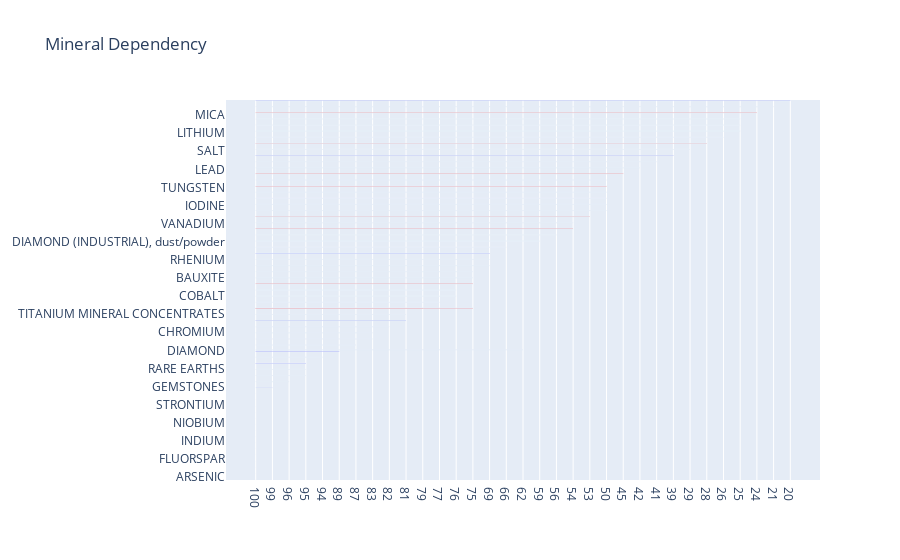

The code cell stored with this chart in its notebook:
### Code cell
import plotly.graph_objects as go

# Assume mineral_chart DataFrame and 'Status' column exist as described previously

fig = go.Figure()

# Add bars with conditional coloring
for mineral, percent, status in zip(mineral_chart['Mineral'], mineral_chart['Percentage Reliant'], mineral_chart['Status']):
    bar_color = 'red' if status == 'enemy' else 'blue'  # Change 'red' to any color you want for enemy status

    fig.add_trace(
        go.Bar(y=[mineral], x=[percent], orientation='h', 
               marker=dict(color=bar_color),
               name='Critical Mineral Dependency', showlegend=False)
    )

fig.update_layout(title='Mineral Dependency')
fig.show()

### Figure 1 — Plotly figure (JSON) as saved in the notebook; plotly's stock layout.template omitted (floating-point values rounded to 4 significant figures)
{"data": [{"marker": {"color": "red"}, "name": "Critical Mineral Dependency", "orientation": "h", "showlegend": false, "type": "bar", "x": ["100"], "y": ["ARSENIC"]}, {"marker": {"color": "red"}, "name": "Critical Mineral Dependency", "orientation": "h", "showlegend": false, "type": "bar", "x": ["100"], "y": ["ASBESTOS"]}, {"marker": {"color": "blue"}, "name": "Critical Mineral Dependency", "orientation": "h", "showlegend": false, "type": "bar", "x": ["100"], "y": ["CESIUM"]}, {"marker": {"color": "blue"}, "name": "Critical Mineral Dependency", "orientation": "h", "showlegend": false, "type": "bar", "x": ["100"], "y": ["FLUORSPAR"]}, {"marker": {"color": "red"}, "name": "Critical Mineral Dependency", "orientation": "h", "showlegend": false, "type": "bar", "x": ["100"], "y": ["GALLIUM"]}, {"marker": {"color": "red"}, "name": "Critical Mineral Dependency", "orientation": "h", "showlegend": false, "type": "bar", "x": ["100"], "y": ["GRAPHITE"]}, {"marker": {"color": "red"}, "name": "Critical Mineral Dependency", "orientation": "h", "showlegend": false, "type": "bar", "x": ["100"], "y": ["INDIUM"]}, {"marker": {"color": "blue"}, "name": "Critical Mineral Dependency", "orientation": "h", "showlegend": false, "type": "bar", "x": ["100"], "y": ["MANGANESE"]}, {"marker": {"color": "red"}, "name": "Critical Mineral Dependency", "orientation": "h", "showlegend": false, "type": "bar", "x": ["100"], "y": ["MICA (NATURAL), sheet"]}, {"marker": {"color": "blue"}, "name": "Critical Mineral Dependency", "orientation": "h", "showlegend": false, "type": "bar", "x": ["100"], "y": ["NIOBIUM"]}, {"marker": {"color": "blue"}, "name": "Critical Mineral Dependency", "orientation": "h", "showlegend": false, "type": "bar", "x": ["100"], "y": ["RUBIDIUM"]}, {"marker": {"color": "red"}, "name": "Critical Mineral Dependency", "orientation": "h", "showlegend": false, "type": "bar", "x": ["100"], "y": ["SCANDIUM"]}, {"marker": {"color": "red"}, "name": "Critical Mineral Dependency", "orientation": "h", "showlegend": false, "type": "bar", "x": ["100"], "y": ["STRONTIUM"]}, {"marker": {"color": "red"}, "name": "Critical Mineral Dependency", "orientation": "h", "showlegend": false, "type": "bar", "x": ["100"], "y": ["TANTALUM"]}, {"marker": {"color": "red"}, "name": "Critical Mineral Dependency", "orientation": "h", "showlegend": false, "type": "bar", "x": ["100"], "y": ["YTTRIUM"]}, {"marker": {"color": "blue"}, "name": "Critical Mineral Dependency", "orientation": "h", "showlegend": false, "type": "bar", "x": ["99"], "y": ["GEMSTONES"]}, {"marker": {"color": "red"}, "name": "Critical Mineral Dependency", "orientation": "h", "showlegend": false, "type": "bar", "x": ["96"], "y": ["BISMUTH"]}, {"marker": {"color": "blue"}, "name": "Critical Mineral Dependency", "orientation": "h", "showlegend": false, "type": "bar", "x": ["95"], "y": ["NEPHELINE SYENITE"]}, {"marker": {"color": "red"}, "name": "Critical Mineral Dependency", "orientation": "h", "showlegend": false, "type": "bar", "x": [95], "y": ["RARE EARTHS"]}, {"marker": {"color": "blue"}, "name": "Critical Mineral Dependency", "orientation": "h", "showlegend": false, "type": "bar", "x": ["95"], "y": ["TITANIUM"]}, {"marker": {"color": "red"}, "name": "Critical Mineral Dependency", "orientation": "h", "showlegend": false, "type": "bar", "x": ["94"], "y": ["POTASH"]}, {"marker": {"color": "blue"}, "name": "Critical Mineral Dependency", "orientation": "h", "showlegend": false, "type": "bar", "x": ["89"], "y": ["DIAMOND"]}, {"marker": {"color": "red"}, "name": "Critical Mineral Dependency", "orientation": "h", "showlegend": false, "type": "bar", "x": ["87"], "y": ["DIAMOND (INDUSTRIAL), stones"]}, {"marker": {"color": "red"}, "name": "Critical Mineral Dependency", "orientation": "h", "showlegend": false, "type": "bar", "x": ["83"], "y": ["ANTIMONY"]}, {"marker": {"color": "red"}, "name": "Critical Mineral Dependency", "orientation": "h", "showlegend": false, "type": "bar", "x": ["83"], "y": ["CHROMIUM"]}, {"marker": {"color": "red"}, "name": "Critical Mineral Dependency", "orientation": "h", "showlegend": false, "type": "bar", "x": ["82"], "y": ["STONE"]}, {"marker": {"color": "blue"}, "name": "Critical Mineral Dependency", "orientation": "h", "showlegend": false, "type": "bar", "x": ["81"], "y": ["PEAT"]}, {"marker": {"color": "blue"}, "name": "Critical Mineral Dependency", "orientation": "h", "showlegend": false, "type": "bar", "x": ["81"], "y": ["TITANIUM MINERAL CONCENTRATES"]}, {"marker": {"color": "red"}, "name": "Critical Mineral Dependency", "orientation": "h", "showlegend": false, "type": "bar", "x": ["79"], "y": ["ABRASIVES"]}, {"marker": {"color": "blue"}, "name": "Critical Mineral Dependency", "orientation": "h", "showlegend": false, "type": "bar", "x": ["77"], "y": ["ABRASIVES, silicon carbide"]}, {"marker": {"color": "blue"}, "name": "Critical Mineral Dependency", "orientation": "h", "showlegend": false, "type": "bar", "x": ["76"], "y": ["COBALT"]}, {"marker": {"color": "blue"}, "name": "Critical Mineral Dependency", "orientation": "h", "showlegend": false, "type": "bar", "x": ["76"], "y": ["ZINC"]}, {"marker": {"color": "red"}, "name": "Critical Mineral Dependency", "orientation": "h", "showlegend": false, "type": "bar", "x": ["75"], "y": ["ABRASIVES"]}, {"marker": {"color": "red"}, "name": "Critical Mineral Dependency", "orientation": "h", "showlegend": false, "type": "bar", "x": ["75"], "y": ["ABRASIVES, fused aluminum oxide"]}, {"marker": {"color": "blue"}, "name": "Critical Mineral Dependency", "orientation": "h", "showlegend": false, "type": "bar", "x": ["75"], "y": ["BAUXITE"]}, {"marker": {"color": "red"}, "name": "Critical Mineral Dependency", "orientation": "h", "showlegend": false, "type": "bar", "x": ["75"], "y": ["TELLURIUM"]}, {"marker": {"color": "red"}, "name": "Critical Mineral Dependency", "orientation": "h", "showlegend": false, "type": "bar", "x": ["69"], "y": ["GARNET"]}, {"marker": {"color": "blue"}, "name": "Critical Mineral Dependency", "orientation": "h", "showlegend": false, "type": "bar", "x": ["69"], "y": ["RHENIUM"]}, {"marker": {"color": "blue"}, "name": "Critical Mineral Dependency", "orientation": "h", "showlegend": false, "type": "bar", "x": ["69"], "y": ["SILVER"]}, {"marker": {"color": "blue"}, "name": "Critical Mineral Dependency", "orientation": "h", "showlegend": false, "type": "bar", "x": ["66"], "y": ["PLATINUM"]}, {"marker": {"color": "red"}, "name": "Critical Mineral Dependency", "orientation": "h", "showlegend": false, "type": "bar", "x": ["62"], "y": ["DIAMOND"]}, {"marker": {"color": "blue"}, "name": "Critical Mineral Dependency", "orientation": "h", "showlegend": false, "type": "bar", "x": ["59"], "y": ["DIAMOND (INDUSTRIAL), dust/powder"]}, {"marker": {"color": "blue"}, "name": "Critical Mineral Dependency", "orientation": "h", "showlegend": false, "type": "bar", "x": ["56"], "y": ["NICKEL"]}, {"marker": {"color": "red"}, "name": "Critical Mineral Dependency", "orientation": "h", "showlegend": false, "type": "bar", "x": ["54"], "y": ["ALUMINUM"]}, {"marker": {"color": "red"}, "name": "Critical Mineral Dependency", "orientation": "h", "showlegend": false, "type": "bar", "x": ["54"], "y": ["VANADIUM"]}, {"marker": {"color": "red"}, "name": "Critical Mineral Dependency", "orientation": "h", "showlegend": false, "type": "bar", "x": ["53"], "y": ["MAGNESIUM COMPOUNDS"]}, {"marker": {"color": "red"}, "name": "Critical Mineral Dependency", "orientation": "h", "showlegend": false, "type": "bar", "x": ["50"], "y": ["GERMANIUM"]}, {"marker": {"color": "blue"}, "name": "Critical Mineral Dependency", "orientation": "h", "showlegend": false, "type": "bar", "x": ["50"], "y": ["IODINE"]}, {"marker": {"color": "blue"}, "name": "Critical Mineral Dependency", "orientation": "h", "showlegend": false, "type": "bar", "x": ["50"], "y": ["MAGNESIUM METAL"]}, {"marker": {"color": "red"}, "name": "Critical Mineral Dependency", "orientation": "h", "showlegend": false, "type": "bar", "x": ["50"], "y": ["SELENIUM"]}, {"marker": {"color": "red"}, "name": "Critical Mineral Dependency", "orientation": "h", "showlegend": false, "type": "bar", "x": ["50"], "y": ["TUNGSTEN"]}, {"marker": {"color": "red"}, "name": "Critical Mineral Dependency", "orientation": "h", "showlegend": false, "type": "bar", "x": ["50"], "y": ["ZIRCONIUM"]}, {"marker": {"color": "red"}, "name": "Critical Mineral Dependency", "orientation": "h", "showlegend": false, "type": "bar", "x": ["45"], "y": ["SILICON"]}, {"marker": {"color": "blue"}, "name": "Critical Mineral Dependency", "orientation": "h", "showlegend": false, "type": "bar", "x": ["42"], "y": ["LEAD"]}, {"marker": {"color": "blue"}, "name": "Critical Mineral Dependency", "orientation": "h", "showlegend": false, "type": "bar", "x": ["41"], "y": ["COPPER"]}, {"marker": {"color": "blue"}, "name": "Critical Mineral Dependency", "orientation": "h", "showlegend": false, "type": "bar", "x": ["39"], "y": ["FELDSPAR"]}, {"marker": {"color": "blue"}, "name": "Critical Mineral Dependency", "orientation": "h", "showlegend": false, "type": "bar", "x": ["29"], "y": ["SALT"]}, {"marker": {"color": "red"}, "name": "Critical Mineral Dependency", "orientation": "h", "showlegend": false, "type": "bar", "x": ["28"], "y": ["PERLITE"]}, {"marker": {"color": "red"}, "name": "Critical Mineral Dependency", "orientation": "h", "showlegend": false, "type": "bar", "x": ["26"], "y": ["PALLADIUM"]}, {"marker": {"color": "red"}, "name": "Critical Mineral Dependency", "orientation": "h", "showlegend": false, "type": "bar", "x": ["25"], "y": ["LITHIUM"]}, {"marker": {"color": "red"}, "name": "Critical Mineral Dependency", "orientation": "h", "showlegend": false, "type": "bar", "x": ["25"], "y": ["BROMINE"]}, {"marker": {"color": "red"}, "name": "Critical Mineral Dependency", "orientation": "h", "showlegend": false, "type": "bar", "x": ["25"], "y": ["CADMIUM"]}, {"marker": {"color": "red"}, "name": "Critical Mineral Dependency", "orientation": "h", "showlegend": false, "type": "bar", "x": ["24"], "y": ["MICA"]}, {"marker": {"color": "blue"}, "name": "Critical Mineral Dependency", "orientation": "h", "showlegend": false, "type": "bar", "x": ["21"], "y": ["MICA (NATURAL), scrap and flake"]}, {"marker": {"color": "blue"}, "name": "Critical Mineral Dependency", "orientation": "h", "showlegend": false, "type": "bar", "x": ["20"], "y": ["VERMICULITE"]}], "layout": {"title": {"text": "Mineral Dependency"}}}
